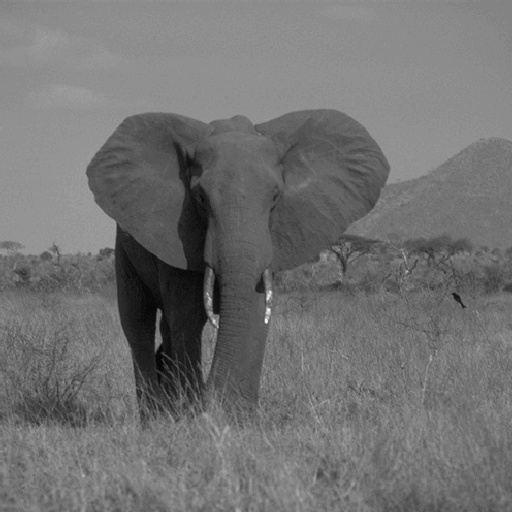
%> input picture assets/elephant.png, 512 x 512 px
$ octave TranslatingImagesForIntensityChageDetection2.m   (GNU Octave 9; MATLAB toolbox functions it lacks are replaced by stand-ins)
%> lines starting %> are read from the running program, lines starting %| are printed output that depends on the picture; in (x1, y1, x2, y2) boxes, pixels count from 0 and x2, y2 are one past the last pixel; in counts of white or black regions, pixels touching at a corner belong together; the program's own positions count from 1; long printed decimals are rounded
clear;           % Clears all variables from the workspace
clc;             % Clears the command window
close all;       % Closes all open figure windows

% Load and modify the elephant image
Ib = imread('/MATLAB Drive/assets/elephant.png');  % Load the elephant image
%> Ib is the input picture: size 512x512 uint8; min 6, max 249, mean 113.7
Ib(401:end, 401:end) = 255;   % Modify the image (make a region white)
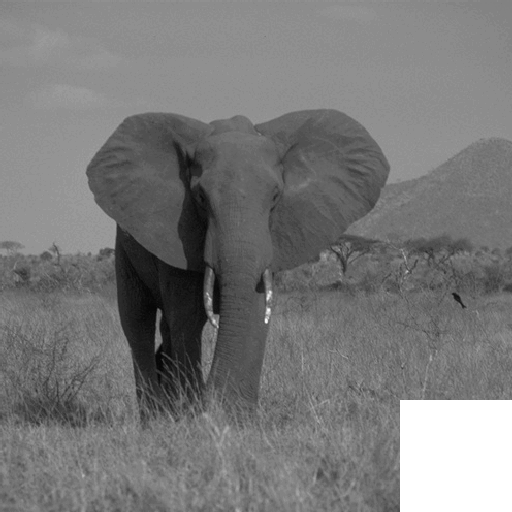
%> Ib: size 512x512 uint8; 4.79% of pixels changed, all inside (x1, y1, x2, y2) = (400, 400, 512, 512)

% Convert to double format
Ibd = im2double(Ib);

% Compute vertical and horizontal differences
Ibdiffv = Ibd(1:end-1, :) - Ibd(2:end, :);
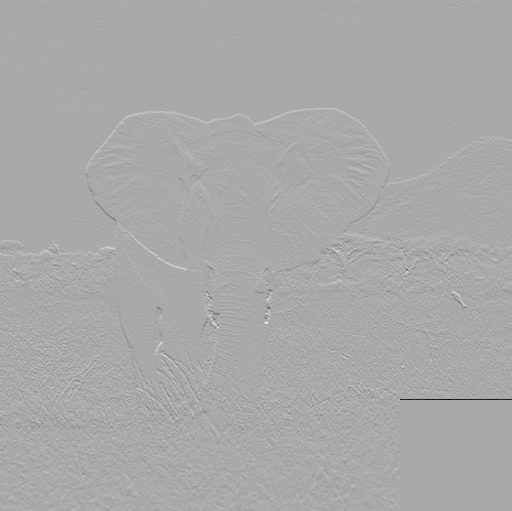
%> Ibdiffv: size 511x512 double; min -0.655, max 0.329, mean -3.72e-05; drawn with min black and max white
Ibdiffh = Ibd(:, 1:end-1) - Ibd(:, 2:end);
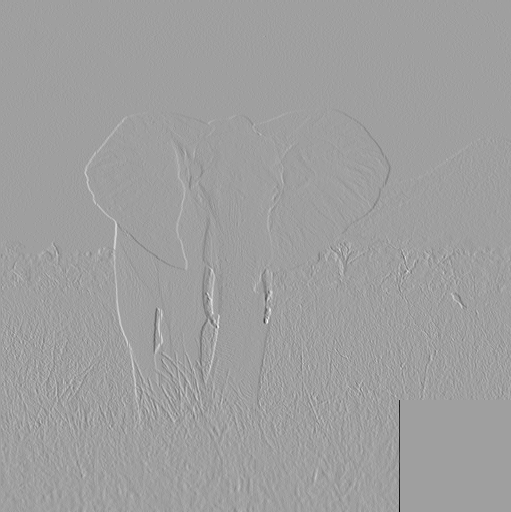
%> Ibdiffh: size 512x511 double; min -0.686, max 0.412, mean -0.000176; drawn with min black and max white

% Compute the L2-norm (combined difference)
Ibdiff = sqrt(Ibdiffh(1:end-1, :).^2 + Ibdiffv(:, 1:end-1).^2);
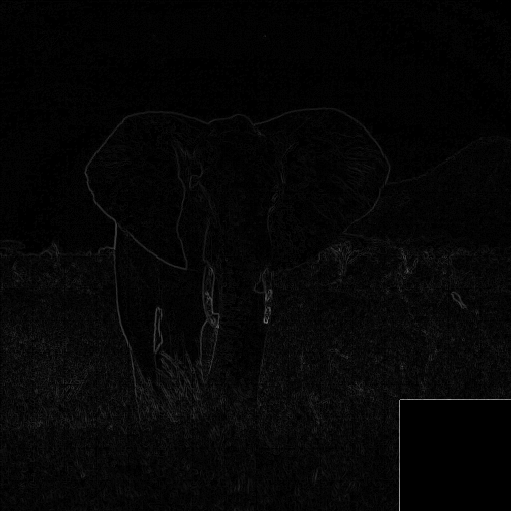
%> Ibdiff: size 511x511 double; min 0, max 0.686, mean 0.023

% Convert to binary image
bw = im2bw(Ibdiff, 0.075);
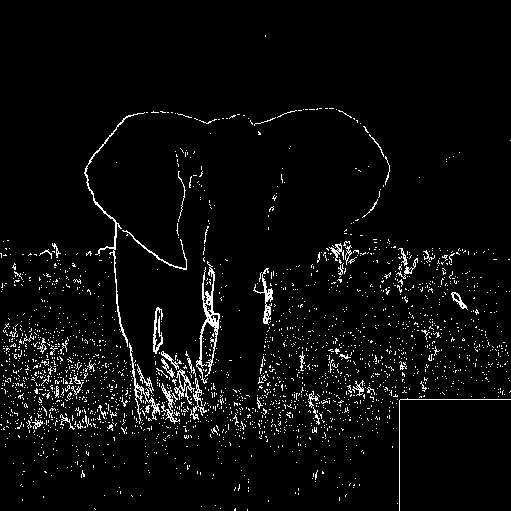
%> bw: size 511x511 logical; 4% white in thin lines or dots

% Extract pixel values
pixel1 = Ibdiffv(498, 400);
%> pixel1 = 0.0235
pixel2 = Ibdiffh(498, 400);
%> pixel2 = -0.569
pixel3 = Ibdiff(498, 400);
%> pixel3 = 0.569
pixel4 = bw(498, 400);
%> pixel4 = true

% Display results
disp(['Pixel intensity at (498,400) of Ibdiffv: ', num2str(pixel1)]);
%| Pixel intensity at (498,400) of Ibdiffv: 0.02353
disp(['Pixel intensity at (498,400) of Ibdiffh: ', num2str(pixel2)]);
%| Pixel intensity at (498,400) of Ibdiffh: -0.5686
disp(['Pixel intensity at (498,400) of Ibdiff: ', num2str(pixel3)]);
%| Pixel intensity at (498,400) of Ibdiff: 0.5691
disp(['Pixel intensity at (498,400) of bw: ', num2str(pixel4)]);
%| Pixel intensity at (498,400) of bw: 1
